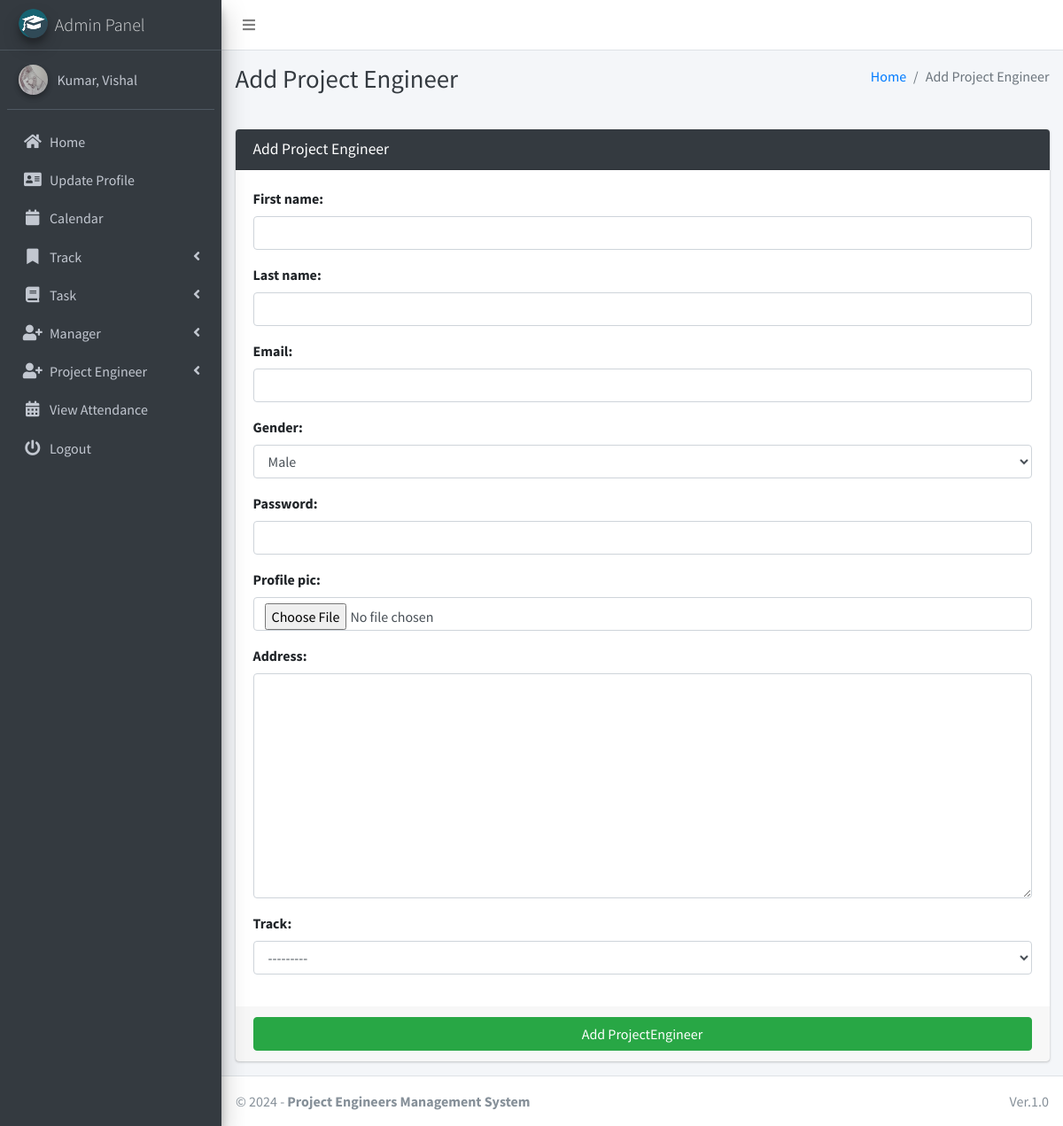
/projectEngineer/add/ (signed in), run on the app's committed database.
### main_app/models.py (models this page shows)
class CustomUser(AbstractUser):
    USER_TYPE = ((1, "HOD"), (2, "Manager"), (3, "ProjectEngineer"))
    GENDER = [("M", "Male"), ("F", "Female")]
    username = None  # Removed username, using email instead
    email = models.EmailField(unique=True)
    user_type = models.CharField(default=1, choices=USER_TYPE, max_length=1) # type: ignore
    gender = models.CharField(max_length=1, choices=GENDER)
    profile_pic = models.ImageField()
    address = models.TextField()
    fcm_token = models.TextField(default="")  # For firebase notifications
    created_at = models.DateTimeField(auto_now_add=True)
    updated_at = models.DateTimeField(auto_now=True)
    USERNAME_FIELD = "email"
    REQUIRED_FIELDS = []
    objects = CustomUserManager()
    def __str__(self):
        return self.last_name + ", " + self.first_name

### main_app/hod_views.py (the view, shortened to what this page needs)
# urls.py: path("projectEngineer/add/", hod_views.add_projectEngineer, name='add_projectEngineer'),
def add_projectEngineer(request):
    projectEngineer_form = ProjectEngineerForm(request.POST or None, request.FILES or None)
    context = {'form': projectEngineer_form, 'page_title': 'Add Project Engineer'}
    return render(request, 'hod_template/add_projectEngineer_template.html', context)

### main_app/forms.py
class ProjectEngineerForm(CustomUserForm):
    def __init__(self, *args, **kwargs):
        super(ProjectEngineerForm, self).__init__(*args, **kwargs)
    class Meta(CustomUserForm.Meta):
        model = ProjectEngineer
        fields = CustomUserForm.Meta.fields + \
            ['track']

### main_app/models.py (called while the page is built)
    def __str__(self):
        return self.name

### main_app/templates/hod_template/add_projectEngineer_template.html (shortened to what this page needs)
{% extends 'main_app/base.html' %}
{% load static %}
{% block page_title %}{{page_title}}{% endblock page_title %}
{% block content %}
<section class="content">
    <div class="container-fluid">
        <div class="row">
            <div class="col-md-12">
                <div class="card card-dark">
                    <div class="card-header">
                        <h3 class="card-title">{{page_title}}</h3>
                    </div>
                    {% include "main_app/form_template.html" with messages=messages  form=form button_text="Add ProjectEngineer"%}
                </div>
            </div>
        </div>
    </div>
</section>
{% endblock content %}

### main_app/templates/main_app/sidebar_template.html (shortened to what this page needs)
{% load static %}
<aside class="main-sidebar sidebar-dark-info elevation-4">
    {% if request.user.user_type == '1' %}
    <a href="{% url 'admin_home' %}" class="brand-link">
        <img src="{% static 'dist/img/cmsl.png' %} " alt="AdminLTE Logo"
            class="brand-image img-circle elevation-3" >
        <span class="brand-text font-weight-light">Admin Panel</span>
    </a>
    <div class="sidebar">
        <div class="user-panel mt-3 pb-3 mb-3 d-flex">
            <div class="image">
                <img src="{{ request.user.profile_pic}}" class="img-circle elevation-2" alt="User Image">
            </div>
            <div class="info">
                <a href="#" class="d-block">{{user}}</a>
            </div>
        </div>
        <nav class="mt-2">
            <ul class="nav nav-pills nav-sidebar flex-column" data-widget="treeview" role="menu" data-accordion="false">
                <li class="nav-item">
                    {% url 'admin_home' as admin_home %}
                    <a href="{{admin_home}}" class="nav-link {% if admin_home == request.path %} active {% endif %}">
                        <i class="nav-icon fas fa-home"></i>
                        <p>
                            Home
                        </p>
                    </a>
                </li>
                <li class="nav-item">
                    {% url 'admin_view_profile' as admin_view_profile %}
                    <a href="{{admin_view_profile}}"
                        class="nav-link {% if admin_view_profile == request.path %} active {% endif %}">
                        <i class="nav-icon fas fa-address-card"></i>
                        <p>
                            Update Profile
                        </p>
                    </a>
                </li>
                <li class="nav-item">
                    <a href="/calendar"
                        class="nav-link">
                        <i class="nav-icon fas fa-calendar"></i>
                        <p>
                            Calendar
                        </p>
                    </a>
                </li>
                <li class="nav-item has-treeview">
                    <a href="#" class="nav-link">
                        <i class="nav-icon fas fa-bookmark"></i>
                        <p>
                            Track
                            <i class="fas fa-angle-left right"></i>
                        </p>
                    </a>
                </li>
                <li class="nav-item has-treeview">
                    <a href="#" class="nav-link">
                        <i class="nav-icon fas fa-book"></i>
                        <p>
                            Task
                            <i class="fas fa-angle-left right"></i>
                        </p>
                    </a>
                </li>
                <li class="nav-item has-treeview">
                    <a href="#" class="nav-link">
                        <i class="nav-icon fas fa-user-plus"></i>
                        <p>
                            Manager
                            <i class="fas fa-angle-left right"></i>
                        </p>
                    </a>
        </li>
        <li class="nav-item has-treeview">
            <a href="#" class="nav-link">
                <i class="nav-icon fas fa-user-plus"></i>
                <p>
                    Project Engineer
                    <i class="fas fa-angle-left right"></i>
                </p>
            </a>
        </li>
         <li class="nav-item">
            {% url 'admin_view_attendance' as admin_view_attendance %}
                    <a href="{{ admin_view_attendance }}"
                        class="nav-link  {% if admin_view_attendance == request.path %} active {% endif %}">
                        <i class="nav-icon fas fa-calendar-alt"></i>
                        <p>
                            View Attendance
                        </p>
                    </a>
                </li>
                                        {% endif %}
                                        <li class="nav-item">
                                            <a href="{% url 'user_logout' %}"
                                                onclick="return confirm('Your session would be terminated.\n\nProceed?')"
                                                class="nav-link">
                                                <i class="nav-icon fas fa-power-off"></i>
                                                <p>
                                                    Logout
                                                </p>
                                            </a>
                                        </li>
                                    </ul>
                                </nav>
                            </div>
</aside>

### data on the page
CustomUser: user.profile_pic (picture), last_name+first_name "Kumar, Vishal"

### other printed values
{{ page_title }} "Add Project Engineer"
{{ field.label_tag }} "First name:" "Last name:" "Email:" "Gender:" "Password:" "Profile pic:" "Address:" "Track:"
{{ button_text }} "Add ProjectEngineer"
